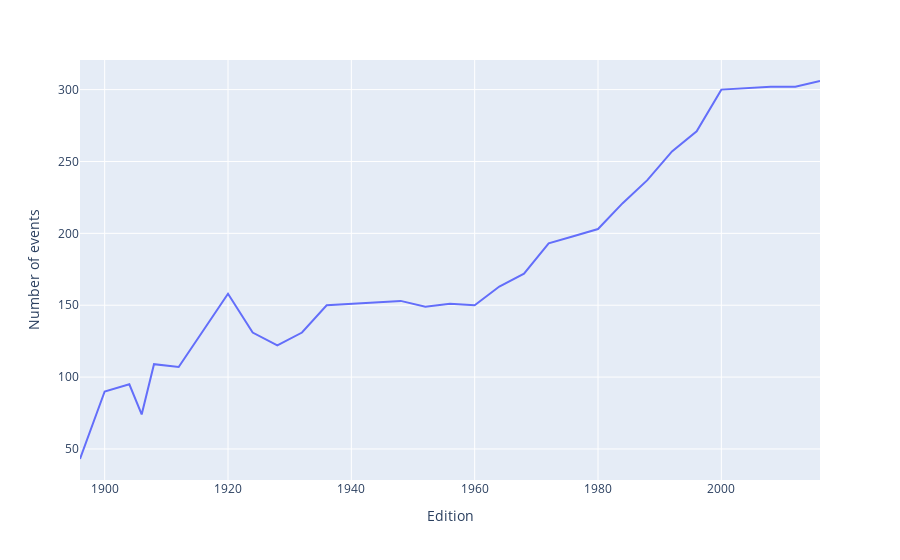

Notebook source saved alongside this figure:
### Code cell
fig = px.line(events_over_time, x = 'Edition', y = 'Number of events')
fig.show()

### Figure 1 — Plotly figure (JSON) as saved in the notebook; plotly's stock layout.template omitted (floating-point values rounded to 4 significant figures)
{"data": [{"hovertemplate": "Edition=%{x}<br>Number of events=%{y}<extra></extra>", "legendgroup": "", "line": {"color": "#636efa", "dash": "solid"}, "marker": {"symbol": "circle"}, "mode": "lines", "name": "", "orientation": "v", "showlegend": false, "type": "scatter", "x": [1896, 1900, 1904, 1906, 1908, 1912, 1920, 1924, 1928, 1932, 1936, 1948, 1952, 1956, 1960, 1964, 1968, 1972, 1976, 1980, 1984, 1988, 1992, 1996, 2000, 2004, 2008, 2012, 2016], "xaxis": "x", "y": [43, 90, 95, 74, 109, 107, 158, 131, 122, 131, 150, 153, 149, 151, 150, 163, 172, 193, 198, 203, 221, 237, 257, 271, 300, 301, 302, 302, 306], "yaxis": "y"}], "layout": {"legend": {"tracegroupgap": 0}, "margin": {"t": 60}, "xaxis": {"anchor": "y", "domain": [0, 1], "title": {"text": "Edition"}}, "yaxis": {"anchor": "x", "domain": [0, 1], "title": {"text": "Number of events"}}}}
